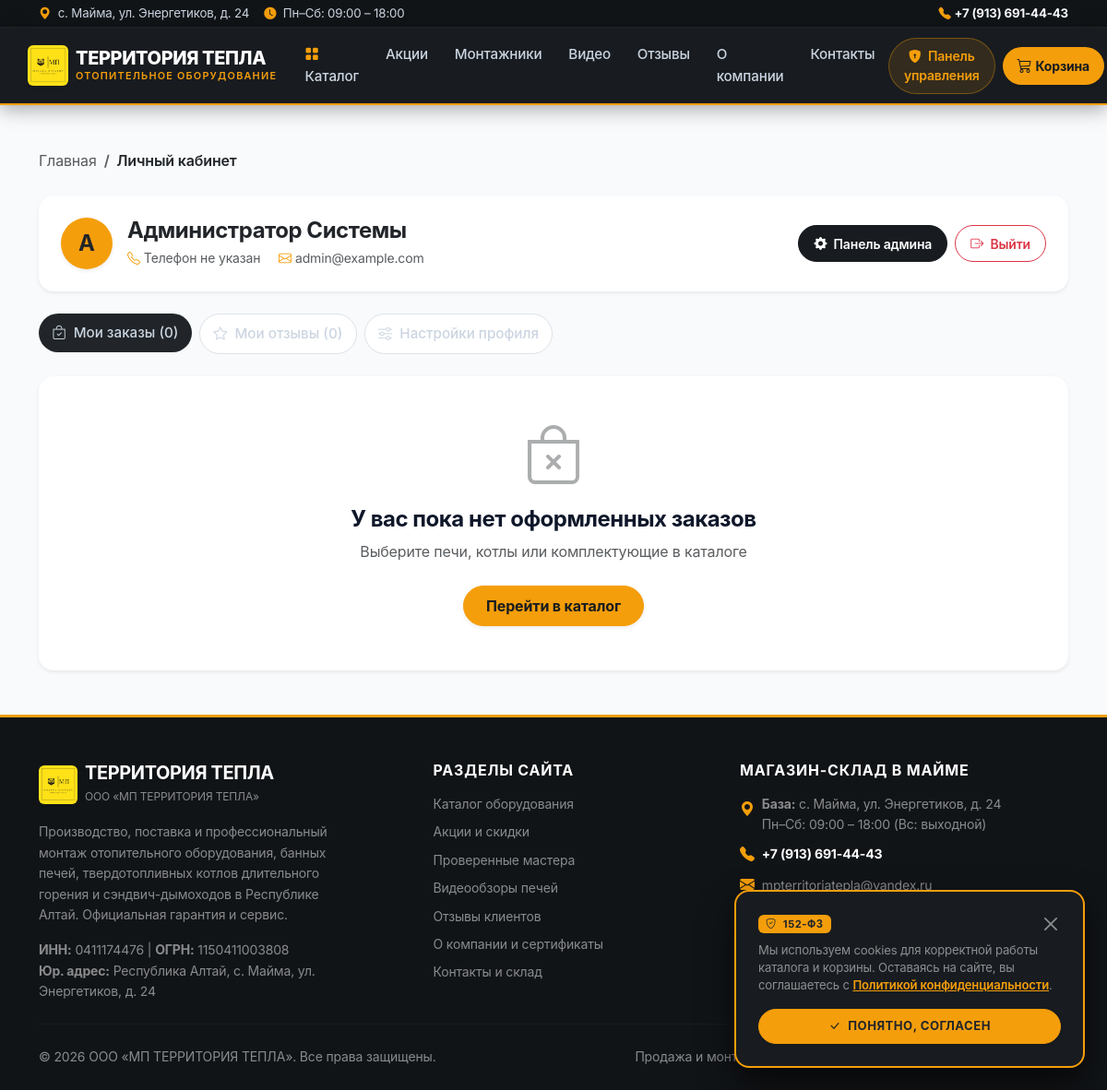
The app's page /profile.php (signed in) with its own data.
### tables this page shows
CREATE TABLE `users` (
  `id` int(11) NOT NULL AUTO_INCREMENT,
  `username` varchar(50) NOT NULL,
  `email` varchar(100) NOT NULL,
  `password` varchar(255) NOT NULL,
  `first_name` varchar(50) NOT NULL,
  `last_name` varchar(50) NOT NULL,
  `phone` varchar(20) DEFAULT NULL,
  `address_line1` varchar(255) DEFAULT NULL,
  `address_line2` varchar(255) DEFAULT NULL,
  `city` varchar(100) DEFAULT NULL,
  `postal_code` varchar(20) DEFAULT NULL,
  `role` enum('admin','moderator','customer','installer') NOT NULL DEFAULT 'customer',
  `is_active` tinyint(1) DEFAULT 1,
  `created_at` timestamp NULL DEFAULT current_timestamp(),
  `updated_at` timestamp NULL DEFAULT current_timestamp() ON UPDATE current_timestamp(),
  `loyalty_points` int(11) DEFAULT 0,
  `personal_data_agreed` tinyint(1) NOT NULL DEFAULT 0 COMMENT 'РЎРѕРіР»Р°СЃРёРµ РЅР° РѕР±СЂР°Р±РѕС‚РєСѓ РїРµСЂСЃРѕРЅР°Р»СЊРЅС‹С… РґР°РЅРЅС‹С… (152-Р¤Р—)',
  `personal_data_agreed_at` timestamp NULL DEFAULT NULL COMMENT 'Р”Р°С‚Р° Рё РІСЂРµРјСЏ РІС‹РґР°С‡Рё СЃРѕРіР»Р°СЃРёСЏ',
  PRIMARY KEY (`id`)
);

### includes/functions.php (called while the page is built, shortened)
<?php
require_once __DIR__ . '/config.php';
function getUserById($userId) {
    global $pdo;
    $stmt = $pdo->prepare("SELECT * FROM users WHERE id = ?");
    $stmt->execute([$userId]);
    return $stmt->fetch(PDO::FETCH_ASSOC);
}
function getOrdersByUserId($userId) {
    global $pdo;
    $stmt = $pdo->prepare("SELECT * FROM orders WHERE user_id = ? ORDER BY created_at DESC");
    $stmt->execute([$userId]);
    return $stmt->fetchAll(PDO::FETCH_ASSOC);
}
?>

### profile.php (the view, shortened to what this page needs)
<?php
require_once __DIR__ . '/includes/functions.php';
$userId = (int)$_SESSION['user_id'];
$user = getUserById($userId);
$orders = getOrdersByUserId($userId);
$product_reviews = [];
$installer_reviews = [];
$site_reviews = [];
try {
    $stmt = $pdo->prepare("SELECT pr.*, p.name as product_name, p.id as pid FROM product_reviews pr JOIN products p ON pr.product_id = p.id WHERE pr.user_id = ? ORDER BY pr.created_at DESC");
    $stmt->execute([$userId]);
    $product_reviews = $stmt->fetchAll(PDO::FETCH_ASSOC);
} catch(Exception $e) {}
try {
    $stmt = $pdo->prepare("SELECT ir.*, i.first_name, i.last_name, i.id as installer_id FROM installer_reviews ir JOIN installers i ON ir.installer_id = i.id WHERE ir.user_id = ? ORDER BY ir.created_at DESC");
    $stmt->execute([$userId]);
    $installer_reviews = $stmt->fetchAll(PDO::FETCH_ASSOC);
} catch(Exception $e) {}
try {
    $stmt = $pdo->prepare("SELECT * FROM site_reviews WHERE user_id = ? ORDER BY created_at DESC");
    $stmt->execute([$userId]);
    $site_reviews = $stmt->fetchAll(PDO::FETCH_ASSOC);
} catch(Exception $e) {}
$active_tab = 'orders';
require_once __DIR__ . '/includes/header.php';
?>
<main class="py-4 py-lg-5" style="background-color: var(--bg-page, #f8fafc);">
    <div class="container">
        <nav aria-label="breadcrumb" class="mb-4">
            <ol class="breadcrumb small">
                <li class="breadcrumb-item"><a href="index.php" class="text-decoration-none text-muted">Главная</a></li>
                <li class="breadcrumb-item active text-dark fw-semibold" aria-current="page">Личный кабинет</li>
            </ol>
        </nav>
        <div class="card border-0 shadow-sm rounded-4 p-4 bg-white mb-4">
            <div class="d-flex flex-column flex-md-row align-items-center justify-content-between gap-3">
                <div class="d-flex align-items-center gap-3 text-center text-md-start">
                    <div class="rounded-circle bg-warning text-dark fw-bold d-flex align-items-center justify-content-center shadow-sm" style="width: 56px; height: 56px; font-size: 1.5rem;">
                        <?= mb_substr($user['first_name'] ?: ($user['username'] ?: 'У'), 0, 1) ?>
                    </div>
                    <div>
                        <h4 class="fw-bold mb-1 text-dark">
                            <?= htmlspecialchars(($user['first_name'] ?? '') . ' ' . ($user['last_name'] ?? '')) ?: htmlspecialchars($user['username']) ?>
                        </h4>
                        <div class="text-muted small">
                            <span class="me-3"><i class="bi bi-telephone text-warning me-1"></i><?= htmlspecialchars($user['phone'] ?? 'Телефон не указан') ?></span>
                            <?php if (!empty($user['email'])): ?>
                                <span><i class="bi bi-envelope text-warning me-1"></i><?= htmlspecialchars($user['email']) ?></span>
                            <?php endif; ?>
                        </div>
                    </div>
                </div>
                <div class="d-flex gap-2">
                    <?php if ($user['role'] === 'admin'): ?>
                        <a href="admin/index.php" class="btn btn-dark btn-sm rounded-pill fw-semibold px-3">
                            <i class="bi bi-gear-fill me-1"></i> Панель админа
                        </a>
                    <?php elseif ($user['role'] === 'installer'): ?>
                        <a href="installers/index.php" class="btn btn-warning btn-sm rounded-pill fw-bold px-3">
                            <i class="bi bi-tools me-1"></i> Кабинет мастера
                        </a>
                    <?php endif; ?>
                    <a href="logout.php" class="btn btn-outline-danger btn-sm rounded-pill fw-semibold px-3">
                        <i class="bi bi-box-arrow-right me-1"></i> Выйти
                    </a>
                </div>
            </div>
        </div>
        <ul class="nav nav-pills mb-4 gap-2">
            <li class="nav-item">
                <button class="nav-link rounded-pill px-4 <?= $active_tab === 'orders' ? 'active bg-dark' : 'bg-white text-dark border' ?>" data-bs-toggle="pill" data-bs-target="#tab-orders">
                    <i class="bi bi-bag-check me-1"></i> Мои заказы (<?= count($orders) ?>)
                </button>
            </li>
            <li class="nav-item">
                <button class="nav-link rounded-pill px-4 <?= $active_tab === 'reviews' ? 'active bg-dark' : 'bg-white text-dark border' ?>" data-bs-toggle="pill" data-bs-target="#tab-reviews">
                    <i class="bi bi-star me-1"></i> Мои отзывы (<?= count($product_reviews) + count($installer_reviews) + count($site_reviews) ?>)
                </button>
            </li>
            <li class="nav-item">
                <button class="nav-link rounded-pill px-4 <?= $active_tab === 'settings' ? 'active bg-dark' : 'bg-white text-dark border' ?>" data-bs-toggle="pill" data-bs-target="#tab-settings">
                    <i class="bi bi-sliders me-1"></i> Настройки профиля
                </button>
            </li>
        </ul>
        <div class="tab-content">
            <div class="tab-pane fade <?= $active_tab === 'orders' ? 'show active' : '' ?>" id="tab-orders">
                <?php if (!empty($orders)): ?>
                    <div class="card border-0 shadow-sm rounded-4 bg-white overflow-hidden">
                        <div class="table-responsive">
                            <table class="table table-hover align-middle mb-0">
                                <thead class="table-light">
                                    <tr>
                                        <th class="ps-4 py-3">№ Заказа</th>
                                        <th class="py-3">Дата</th>
                                        <th class="py-3">Способ доставки</th>
                                        <th class="py-3">Сумма</th>
                                        <th class="py-3">Статус</th>
                                    </tr>
                                </thead>
                                <tbody>
                                    <?php foreach ($orders as $ord): ?>
                                    <tr>
                                        <td class="ps-4 fw-bold text-dark">#<?= $ord['id'] ?></td>
                                        <td class="small text-muted"><?= date('d.m.Y H:i', strtotime($ord['created_at'])) ?></td>
                                        <td class="small">
                                            <?= $ord['delivery_method'] === 'courier' ? '<i class="bi bi-truck me-1"></i> Доставка' : '<i class="bi bi-geo-alt me-1"></i> Самовывоз' ?>
                                        </td>
                                        <td class="fw-bold text-dark text-nowrap"><?= number_format($ord['total_price'], 0, '.', ' ') ?> ₽</td>
                                        <td><?= getStatusBadge($ord['status']) ?></td>
                                    </tr>
                                    <?php endforeach; ?>
                                </tbody>
                            </table>
                        </div>
                    </div>
                <?php else: ?>
                    <div class="card border-0 shadow-sm rounded-4 text-center py-5 px-3 bg-white">
                        <i class="bi bi-bag-x display-3 text-muted opacity-50 mb-3"></i>
                        <h4 class="fw-bold">У вас пока нет оформленных заказов</h4>
                        <p class="text-muted mb-4">Выберите печи, котлы или комплектующие в каталоге</p>
                        <div>
                            <a href="catalog.php" class="btn btn-warning fw-bold rounded-pill px-4 shadow-sm">
                                Перейти в каталог
                            </a>
                        </div>
                    </div>
                <?php endif; ?>
            </div>
        </div>
    </div>
</main>
<?php require_once __DIR__ . '/includes/footer.php'; ?>

### css/style.css (style rules this page uses)
:root { --bs-warning: #f59e0b; --bs-warning-hover: #d97706; --bs-warning-rgb: 245, 158, 11; --accent-flame: #ea580c; --dark-main: #181c20; --dark-surface: #222830; --dark-card: #28303a; --dark-border: #333c48; --bg-page: #f8fafc; --bg-surface: #ffffff; --border-color: #e2e8f0; --border-light: #edf2f7; --status-stock: #10b981; --status-stock-bg: #ecfdf5; --status-discount: #ef4444; --status-discount-bg: #fef2f2; --text-main: #0f172a; --text-muted: #64748b; --text-light: #94a3b8; --radius-sm: 8px; --radius-md: 12px; --radius-lg: 18px; --radius-xl: 24px; --shadow-subtle: 0 1px 3px rgba(0,0,0,0.04), 0 1px 2px rgba(0,0,0,0.02); --shadow-card: 0 4px 6px -1px rgba(15, 23, 42, 0.06), 0 2px 4px -2px rgba(15, 23, 42, 0.04); --shadow-hover: 0 16px 28px -6px rgba(15, 23, 42, 0.12), 0 8px 12px -4px rgba(15, 23, 42, 0.06); --transition-base: all 0.22s cubic-bezier(0.16, 1, 0.3, 1); }
body { font-family: 'Inter', -apple-system, BlinkMacSystemFont, "Segoe UI", Roboto, "Helvetica Neue", Arial, sans-serif; background-color: var(--bg-page); color: var(--text-main); line-height: 1.6; letter-spacing: -0.01em; overflow-x: hidden; }
h1, h2, h3, h4, h5, h6 { color: var(--text-main); font-weight: 700; letter-spacing: -0.02em; }
a { color: var(--text-main); text-decoration: none; transition: var(--transition-base); }
.btn { font-weight: 600; border-radius: var(--radius-sm); padding: 0.55rem 1.25rem; transition: var(--transition-base); }
.btn-warning { background-color: var(--bs-warning); border-color: var(--bs-warning); color: #181c20; box-shadow: 0 2px 6px rgba(245, 158, 11, 0.25); }
.btn-dark { background-color: var(--dark-main); border-color: var(--dark-main); color: #ffffff; }
.nav-link, .navbar-dark .navbar-nav .nav-link, .main-nav-link { font-size: 0.95rem; font-weight: 500; color: #cbd5e1 !important; padding: 0.55rem 0.9rem !important; transition: var(--transition-base); position: relative; border-radius: 6px; }

### includes/header.php (style rules this page uses)
:root { --bs-warning: #f59e0b; --bs-warning-hover: #d97706; --dark-main: #181c20; --dark-surface: #222830; --status-stock: #10b981; --status-stock-bg: #ecfdf5; --status-discount: #ef4444; --border-color: #e2e8f0; --bg-page: #f8fafc; }
body { font-family: 'Inter', -apple-system, BlinkMacSystemFont, "Segoe UI", Roboto, sans-serif; background-color: var(--bg-page); color: #0f172a; }

### records on screen
users: first_name "А", first_name+last_name "Администратор Системы", phone "Телефон не указан", email "admin@example.com"

### other values on screen
count($orders) "0"
